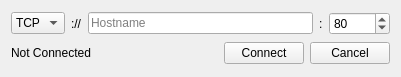
<?xml version="1.0" encoding="UTF-8"?>
<ui version="4.0">
 <class>direct_connect_dialog</class>
 <widget class="QWidget" name="direct_connect_dialog">
  <property name="geometry">
   <rect>
    <x>0</x>
    <y>0</y>
    <width>401</width>
    <height>77</height>
   </rect>
  </property>
  <property name="windowTitle">
   <string>Form</string>
  </property>
  <layout class="QVBoxLayout" name="verticalLayout">
   <item>
    <layout class="QHBoxLayout" name="horizontalLayout">
     <item>
      <widget class="QComboBox" name="direct_protocol_box">
       <item>
        <property name="text">
         <string>TCP</string>
        </property>
       </item>
       <item>
        <property name="text">
         <string>WS</string>
        </property>
       </item>
      </widget>
     </item>
     <item>
      <widget class="QLabel" name="direct_hostname_seperator_lbl">
       <property name="text">
        <string>://</string>
       </property>
      </widget>
     </item>
     <item>
      <widget class="QLineEdit" name="direct_hostname_edit">
       <property name="placeholderText">
        <string>Hostname</string>
       </property>
      </widget>
     </item>
     <item>
      <widget class="QLabel" name="direct_port_seperator_lbl">
       <property name="text">
        <string>:</string>
       </property>
      </widget>
     </item>
     <item>
      <widget class="QSpinBox" name="direct_port_box">
       <property name="minimumSize">
        <size>
         <width>50</width>
         <height>0</height>
        </size>
       </property>
       <property name="minimum">
        <number>1</number>
       </property>
       <property name="maximum">
        <number>65535</number>
       </property>
       <property name="value">
        <number>80</number>
       </property>
      </widget>
     </item>
    </layout>
   </item>
   <item>
    <layout class="QHBoxLayout" name="horizontalLayout_2">
     <item>
      <widget class="QLabel" name="direct_connection_status_lbl">
       <property name="text">
        <string>Not Connected</string>
       </property>
      </widget>
     </item>
     <item>
      <spacer name="horizontalSpacer">
       <property name="orientation">
        <enum>Qt::Horizontal</enum>
       </property>
       <property name="sizeHint" stdset="0">
        <size>
         <width>40</width>
         <height>20</height>
        </size>
       </property>
      </spacer>
     </item>
     <item>
      <widget class="QPushButton" name="direct_connect_button">
       <property name="text">
        <string>Connect</string>
       </property>
      </widget>
     </item>
     <item>
      <widget class="QPushButton" name="direct_cancel_button">
       <property name="text">
        <string>Cancel</string>
       </property>
      </widget>
     </item>
    </layout>
   </item>
  </layout>
 </widget>
 <resources/>
 <connections/>
</ui>
